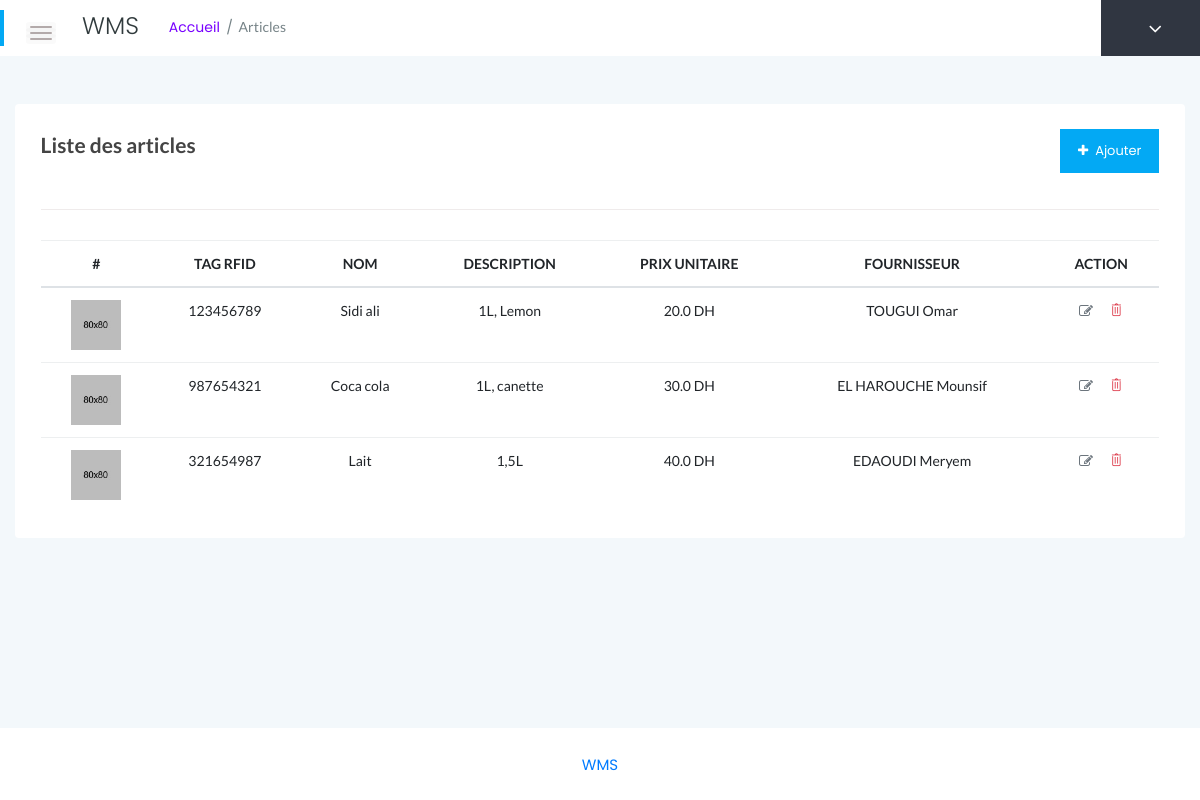
The app's page /article/ with its own data.
### stock/models.py (models this page shows, shortened)
class Article(models.Model):
	ID_Article        = models.CharField(max_length=25, primary_key=True)
	Nom               = models.CharField(max_length=25)
	Description       = models.CharField(max_length=25)
	Photo             = models.ImageField(upload_to='articles')
	Prix_Unitaire     = models.FloatField()
	ID_Fournisseur    = models.ForeignKey(Fournisseur, on_delete=models.CASCADE)

class Fournisseur(models.Model):
	ID_Fournisseur    = models.CharField(max_length=25, primary_key=True)
	Entreprise        = models.CharField(max_length=25)
	Description       = models.CharField(max_length=25)
	Email             = models.EmailField()
	Tel               = models.CharField(max_length=25)
	Adresse           = models.CharField(max_length=25)
	def __str__(self):
		return self.ID_Fournisseur

### stock/views.py (the view)
# urls.py: url(r'^article/$', views.article, name='article'),
def article(request):
	articles = Article.objects.all()
	return render(request, 'list/E_article.html', {'articles':articles})

### stock/templates/list/E_article.html (shortened to what this page needs)
{% extends 'base.html' %}
{% load staticfiles %}
{% block title %}Articles{% endblock %}
{% block body %}
<div class="row">
	<div class="col-12 mt-5">
		<div class="card">
			<div class="card-body">
				<div class="invoice-head">
					<div class="row">
						<div class="iv-left col-6">
							<span>Liste des articles</span>
						</div>
						<div class="iv-right col-6 text-md-right">
							<span><a href="{% url 'addarticle' %}"><button type="button" class="btn btn-flat btn-dark mb-3"><i class="fa fa-plus"></i> &nbsp;Ajouter</button></a></span>
						</div>
					</div>
				</div>
				<div class="single-table">
					<div class="table-responsive">
						<table class="table table-hover progress-table text-center">
							<thead class="text-uppercase">
								<tr>
									<th scope="col">#</th>
									<th scope="col">Tag RFID</th>
									<th scope="col">Nom</th>
									<th scope="col">Description</th>
									<th scope="col">Prix Unitaire</th>
									<th scope="col">Fournisseur</th>
									<th scope="col">Action</th>
								</tr>
							</thead>
							<tbody>
								{% for article in articles %}
									<tr>
										<td>
											<img class="avatar user-thumb" src="{% static 'assets/images/author.jpg' %}" alt="avatar" width="50">
										</td>
										<td>{{ article.ID_Article }}</td>
										<td>{{ article.Nom }}</td>
										<td>{{ article.Description }}</td>
										<td>{{ article.Prix_Unitaire }} DH</td>
										<td>{{ article.ID_Fournisseur }}</td>
										<td>
											<ul class="d-flex justify-content-center">
												<li class="mr-3"><a href="{% url 'editarticle' article.ID_Article %}" class="text-secondary"><i class="fa fa-edit"></i></a></li>
												<li><a href="{% url 'delarticle' article.ID_Article %}" class="text-danger"><i class="ti-trash"></i></a></li>
											</ul>
										</td>
									</tr>
								{% endfor %}
							</tbody>
						</table>
					</div>
				</div>
			</div>
		</div>
	</div>
</div>
{% endblock %}

### stock/static/assets/css/styles.css (style rules this page uses)
.card { border: none; border-radius: 4px; background-color: #fff; -webkit-transition: all 0.3s ease 0s; transition: all 0.3s ease 0s; }
.card-body { padding: 25.6px; padding: 1.6rem; }
.btn { padding: 11px 17px; font-size: 13px; letter-spacing: 0; }
.btn-flat { border-radius: 0; }
.single-table .table { margin-bottom: 0; }
table tr th { border-bottom: none; }
table tr th, table tr td { border-top: 1px solid rgba(120, 130, 140, 0.13) !important; }
table tr td [class^="ti-"] { cursor: pointer; }
.invoice-head { margin-bottom: 30px; border-bottom: 1px solid #efebeb; padding-bottom: 20px; }
.invoice-head .iv-left span { color: #444; }
.invoice-head span { font-size: 21px; font-weight: 700; color: #777; }

### stock/templates/base.html (style rules this page uses)
:root { --primary-color: #03A9F4; }
.btn-dark { background-color: #03A9F4; border-color: #03A9F4; }

### records on screen
Article: ID_Article "123456789", Nom "Sidi ali", Description "1L, Lemon", Prix_Unitaire "20.0", ID_Fournisseur "TOUGUI Omar"
Article: ID_Article "987654321", Nom "Coca cola", Description "1L, canette", Prix_Unitaire "30.0", ID_Fournisseur "EL HAROUCHE Mounsif"
Article: ID_Article "321654987", Nom "Lait", Description "1,5L", Prix_Unitaire "40.0", ID_Fournisseur "EDAOUDI Meryem"
